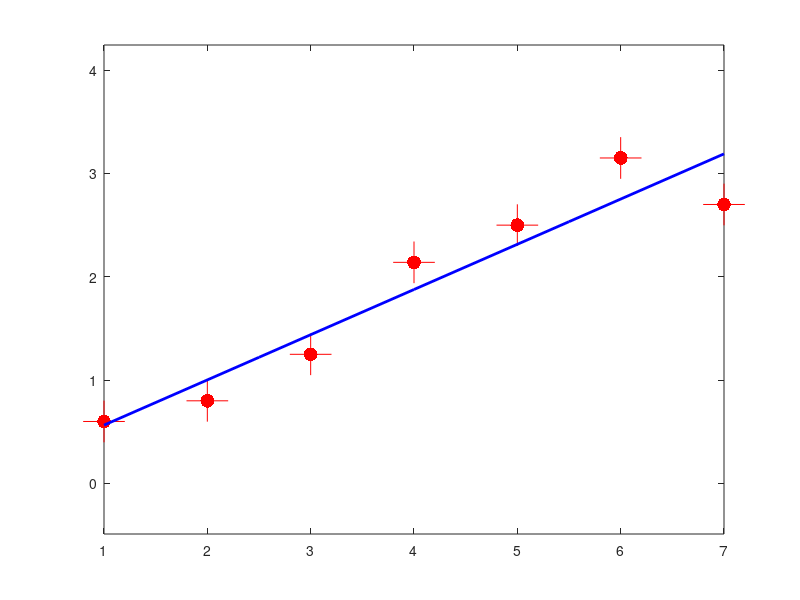

Reproduce this figure in MATLAB.
% Least-squares fit of a linear model 
% to a set of (simulated) measurement data.
%
% Samuli Siltanen March 2018

%% Parameters for plotting
lwidth = 2;
fsize = 20;
msize = 30;

%% Simulate some data. 
% First time instants, 
% then measurement values
t1 = 1;
t2 = 2;
t3 = 3;
t4 = 4;
t5 = 5;
t6 = 6;
t7 = 7;
tvec = [t1 t2 t3 t4 t5 t6 t7].';
m1 = .6;
m2 = .8;
m3 = 1.25;
m4 = 2.14;
m5 = 2.5;
m6 = 3.15;
m7 = 2.7;
mvec = [m1 m2 m3 m4 m5 m6 m7].';

% Plot the measurement
figure(1)
clf
plot(tvec,mvec,'r+','markersize',msize)
hold on
plot(tvec,mvec,'r.','markersize',msize)
axis equal

%% Let's construct the least-squares linear fit to the data
% We use the model m = a*t + b, where the real
% numbers a and b are our unknowns.
% Matrix equation: A*[a b].' = v

% Construct system matrix A
A = [...
    t1 1;...
    t2 1;...
    t3 1;...
    t4 1;...
    t5 1;...
    t6 1;...
    t7 1];

% Construct right-hand side vector v
v = mvec;

% Solve in the least squares sense
%result = A\v;
result = inv(A.'*A)*(A.'*v);
a = result(1);
b = result(2);

% Plot the linear model
tplot = linspace(t1,t7,5);
mplot = a*tplot+b;
plot(tplot,mplot,'b','linewidth',lwidth)